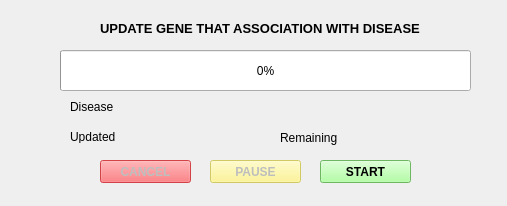
<?xml version="1.0" encoding="UTF-8"?>
<ui version="4.0">
 <class>WindowDISEASE</class>
 <widget class="QWidget" name="WindowDISEASE">
  <property name="geometry">
   <rect>
    <x>0</x>
    <y>0</y>
    <width>507</width>
    <height>206</height>
   </rect>
  </property>
  <property name="windowTitle">
   <string>UpdateDisease</string>
  </property>
  <widget class="QLabel" name="remaining">
   <property name="geometry">
    <rect>
     <x>280</x>
     <y>130</y>
     <width>61</width>
     <height>16</height>
    </rect>
   </property>
   <property name="text">
    <string>Remaining : </string>
   </property>
  </widget>
  <widget class="QPushButton" name="start_btn">
   <property name="geometry">
    <rect>
     <x>320</x>
     <y>160</y>
     <width>91</width>
     <height>23</height>
    </rect>
   </property>
   <property name="font">
    <font>
     <weight>75</weight>
     <bold>true</bold>
    </font>
   </property>
   <property name="styleSheet">
    <string notr="true">background-color: rgb(155, 255, 139);</string>
   </property>
   <property name="text">
    <string>START</string>
   </property>
  </widget>
  <widget class="QPushButton" name="cancel_btn">
   <property name="enabled">
    <bool>false</bool>
   </property>
   <property name="geometry">
    <rect>
     <x>100</x>
     <y>160</y>
     <width>91</width>
     <height>23</height>
    </rect>
   </property>
   <property name="font">
    <font>
     <weight>75</weight>
     <bold>true</bold>
    </font>
   </property>
   <property name="styleSheet">
    <string notr="true">background-color: rgb(255, 82, 85);</string>
   </property>
   <property name="text">
    <string>CANCEL</string>
   </property>
  </widget>
  <widget class="QLabel" name="label_2">
   <property name="geometry">
    <rect>
     <x>70</x>
     <y>130</y>
     <width>47</width>
     <height>13</height>
    </rect>
   </property>
   <property name="text">
    <string>Updated :</string>
   </property>
  </widget>
  <widget class="QLabel" name="label">
   <property name="geometry">
    <rect>
     <x>100</x>
     <y>20</y>
     <width>321</width>
     <height>16</height>
    </rect>
   </property>
   <property name="font">
    <font>
     <pointsize>10</pointsize>
     <weight>75</weight>
     <bold>true</bold>
    </font>
   </property>
   <property name="text">
    <string>UPDATE GENE THAT ASSOCIATION WITH DISEASE</string>
   </property>
  </widget>
  <widget class="QProgressBar" name="progressBar">
   <property name="geometry">
    <rect>
     <x>60</x>
     <y>50</y>
     <width>411</width>
     <height>41</height>
    </rect>
   </property>
   <property name="value">
    <number>0</number>
   </property>
  </widget>
  <widget class="QLabel" name="remaining_space">
   <property name="geometry">
    <rect>
     <x>350</x>
     <y>130</y>
     <width>81</width>
     <height>16</height>
    </rect>
   </property>
   <property name="text">
    <string/>
   </property>
  </widget>
  <widget class="QLabel" name="updated_space">
   <property name="geometry">
    <rect>
     <x>130</x>
     <y>130</y>
     <width>81</width>
     <height>16</height>
    </rect>
   </property>
   <property name="text">
    <string/>
   </property>
  </widget>
  <widget class="QPushButton" name="pause_btn">
   <property name="enabled">
    <bool>false</bool>
   </property>
   <property name="geometry">
    <rect>
     <x>210</x>
     <y>160</y>
     <width>91</width>
     <height>23</height>
    </rect>
   </property>
   <property name="font">
    <font>
     <weight>75</weight>
     <bold>true</bold>
    </font>
   </property>
   <property name="styleSheet">
    <string notr="true">background-color: rgb(255, 82, 85);
background-color: rgb(255, 245, 124);</string>
   </property>
   <property name="text">
    <string>PAUSE</string>
   </property>
  </widget>
  <widget class="QLabel" name="disease_space">
   <property name="geometry">
    <rect>
     <x>140</x>
     <y>100</y>
     <width>291</width>
     <height>20</height>
    </rect>
   </property>
   <property name="text">
    <string/>
   </property>
  </widget>
  <widget class="QLabel" name="label_3">
   <property name="geometry">
    <rect>
     <x>70</x>
     <y>100</y>
     <width>47</width>
     <height>13</height>
    </rect>
   </property>
   <property name="text">
    <string>Disease  :</string>
   </property>
  </widget>
 </widget>
 <resources/>
 <connections/>
</ui>
